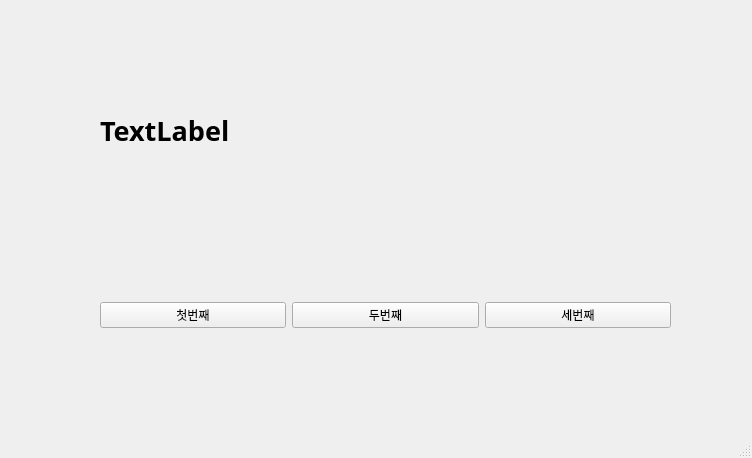
<?xml version="1.0" encoding="UTF-8"?>
<ui version="4.0">
 <class>MainWindow</class>
 <widget class="QMainWindow" name="MainWindow">
  <property name="geometry">
   <rect>
    <x>0</x>
    <y>0</y>
    <width>752</width>
    <height>458</height>
   </rect>
  </property>
  <property name="windowTitle">
   <string>MainWindow</string>
  </property>
  <widget class="QWidget" name="centralwidget">
   <widget class="QLabel" name="label">
    <property name="geometry">
     <rect>
      <x>100</x>
      <y>20</y>
      <width>571</width>
      <height>221</height>
     </rect>
    </property>
    <property name="font">
     <font>
      <family>맑은 고딕</family>
      <pointsize>20</pointsize>
      <weight>75</weight>
      <bold>true</bold>
     </font>
    </property>
    <property name="text">
     <string>TextLabel</string>
    </property>
   </widget>
   <widget class="QWidget" name="horizontalLayoutWidget">
    <property name="geometry">
     <rect>
      <x>100</x>
      <y>260</y>
      <width>571</width>
      <height>111</height>
     </rect>
    </property>
    <layout class="QHBoxLayout" name="horizontalLayout">
     <item>
      <widget class="QPushButton" name="pushButton_1st">
       <property name="text">
        <string>첫번째</string>
       </property>
      </widget>
     </item>
     <item>
      <widget class="QPushButton" name="pushButton_2nd">
       <property name="enabled">
        <bool>true</bool>
       </property>
       <property name="text">
        <string>두번째</string>
       </property>
      </widget>
     </item>
     <item>
      <widget class="QPushButton" name="pushButton_3rd">
       <property name="text">
        <string>세번째</string>
       </property>
      </widget>
     </item>
    </layout>
   </widget>
  </widget>
  <widget class="QMenuBar" name="menubar">
   <property name="geometry">
    <rect>
     <x>0</x>
     <y>0</y>
     <width>752</width>
     <height>26</height>
    </rect>
   </property>
  </widget>
  <widget class="QStatusBar" name="statusbar"/>
 </widget>
 <resources/>
 <connections>
  <connection>
   <sender>pushButton_1st</sender>
   <signal>clicked()</signal>
   <receiver>MainWindow</receiver>
   <slot>firstClick()</slot>
   <hints>
    <hint type="sourcelabel">
     <x>223</x>
     <y>344</y>
    </hint>
    <hint type="destinationlabel">
     <x>214</x>
     <y>363</y>
    </hint>
   </hints>
  </connection>
  <connection>
   <sender>pushButton_2nd</sender>
   <signal>clicked()</signal>
   <receiver>MainWindow</receiver>
   <slot>secondClick()</slot>
   <hints>
    <hint type="sourcelabel">
     <x>371</x>
     <y>347</y>
    </hint>
    <hint type="destinationlabel">
     <x>402</x>
     <y>381</y>
    </hint>
   </hints>
  </connection>
  <connection>
   <sender>pushButton_3rd</sender>
   <signal>clicked()</signal>
   <receiver>MainWindow</receiver>
   <slot>thirdClick()</slot>
   <hints>
    <hint type="sourcelabel">
     <x>568</x>
     <y>337</y>
    </hint>
    <hint type="destinationlabel">
     <x>597</x>
     <y>381</y>
    </hint>
   </hints>
  </connection>
 </connections>
 <slots>
  <slot>firstClick()</slot>
  <slot>secondClick()</slot>
  <slot>thirdClick()</slot>
 </slots>
</ui>
